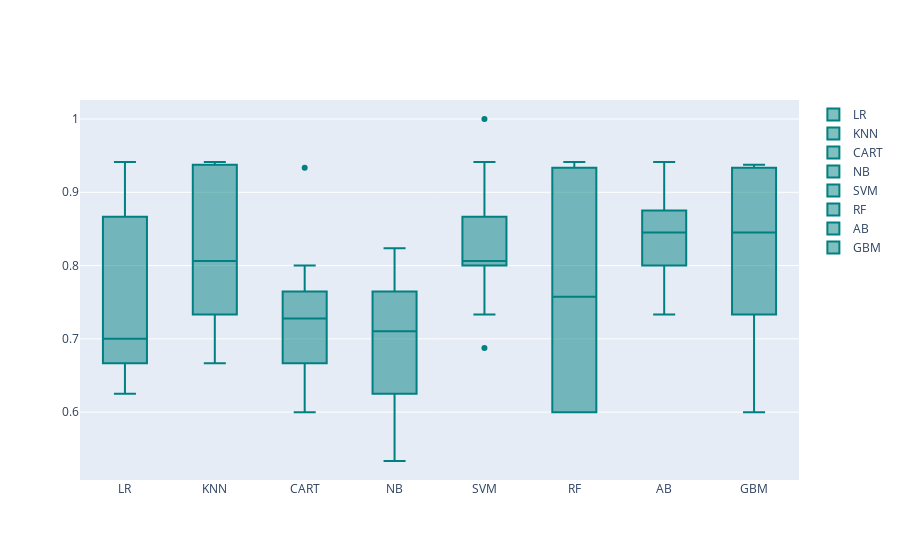

Notebook code cell kept with this figure:
### Code cell
models = GetBasedModel()
names,results = BasedLine2(X_train, y_train,models)
PlotBoxR().PlotResult(names,results)

### Figure 1 — Plotly figure (JSON) as saved in the notebook; plotly's stock layout.template omitted (floating-point values rounded to 4 significant figures)
{"data": [{"marker": {"color": "rgb(0, 128, 128)"}, "name": "LR", "type": "box", "y": [0.6471, 0.9412, 0.625, 0.9375, 0.8, 0.6667, 0.6667, 0.8667, 0.7333, 0.6667]}, {"marker": {"color": "rgb(0, 128, 128)"}, "name": "KNN", "type": "box", "y": [0.9412, 0.9412, 0.8125, 0.9375, 0.8, 0.6667, 0.6667, 0.7333, 0.9333, 0.8]}, {"marker": {"color": "rgb(0, 128, 128)"}, "name": "CART", "type": "box", "y": [0.7059, 0.7647, 0.75, 0.75, 0.9333, 0.8, 0.6667, 0.6667, 0.6, 0.6667]}, {"marker": {"color": "rgb(0, 128, 128)"}, "name": "NB", "type": "box", "y": [0.7647, 0.8235, 0.625, 0.6875, 0.7333, 0.5333, 0.5333, 0.7333, 0.8, 0.6667]}, {"marker": {"color": "rgb(0, 128, 128)"}, "name": "SVM", "type": "box", "y": [1, 0.9412, 0.6875, 0.8125, 0.8667, 0.7333, 0.8, 0.8, 0.8667, 0.8]}, {"marker": {"color": "rgb(0, 128, 128)"}, "name": "RF", "type": "box", "y": [0.7647, 0.9412, 0.6875, 0.75, 0.9333, 0.6, 0.6, 0.6, 0.9333, 0.8]}, {"marker": {"color": "rgb(0, 128, 128)"}, "name": "AB", "type": "box", "y": [0.8235, 0.9412, 0.75, 0.875, 0.9333, 0.8667, 0.8667, 0.7333, 0.8, 0.8]}, {"marker": {"color": "rgb(0, 128, 128)"}, "name": "GBM", "type": "box", "y": [0.8235, 0.8824, 0.625, 0.9375, 0.9333, 0.6, 0.9333, 0.7333, 0.8, 0.8667]}], "layout": {}}
